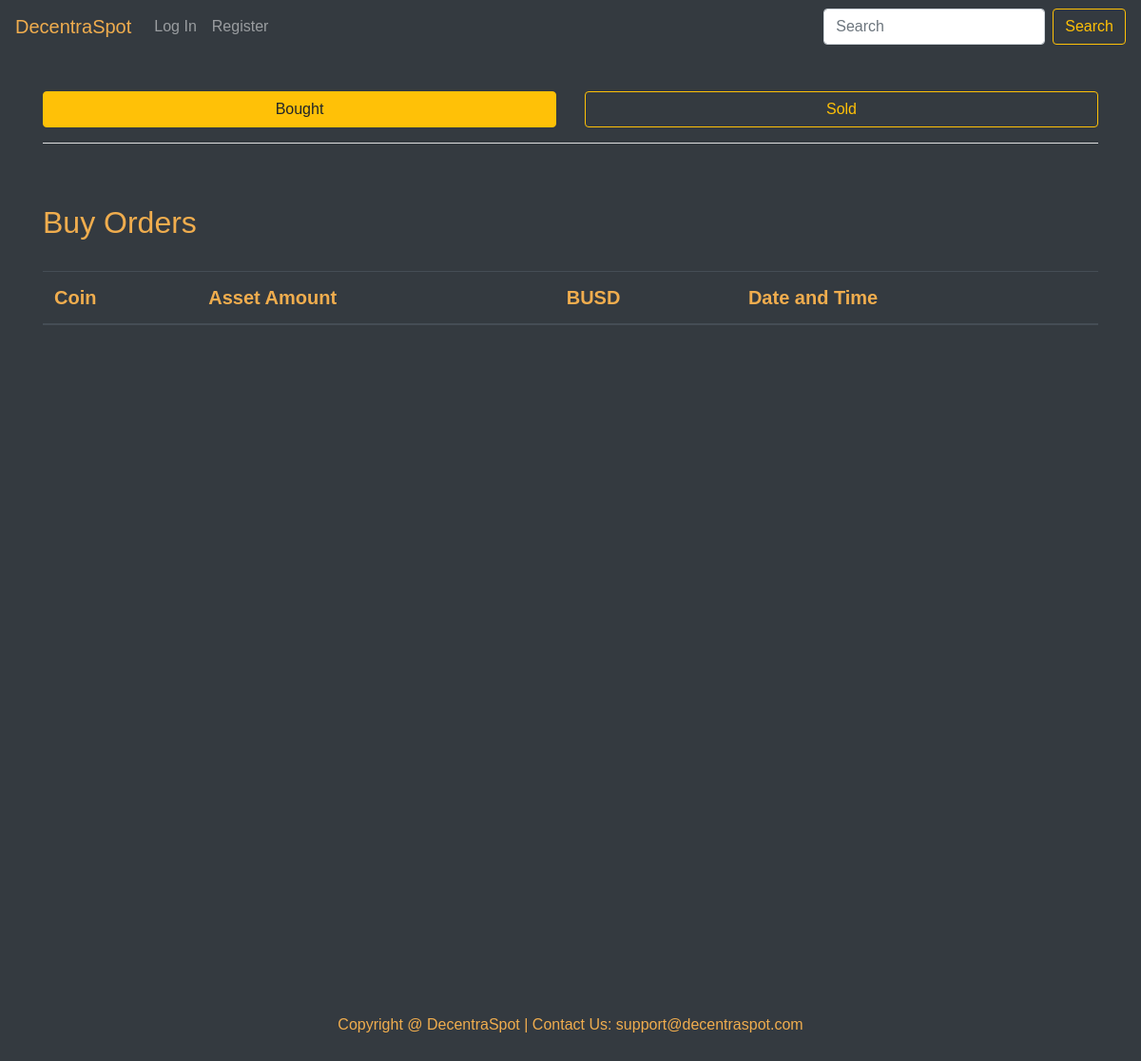
The app's page /order/levi, older data.
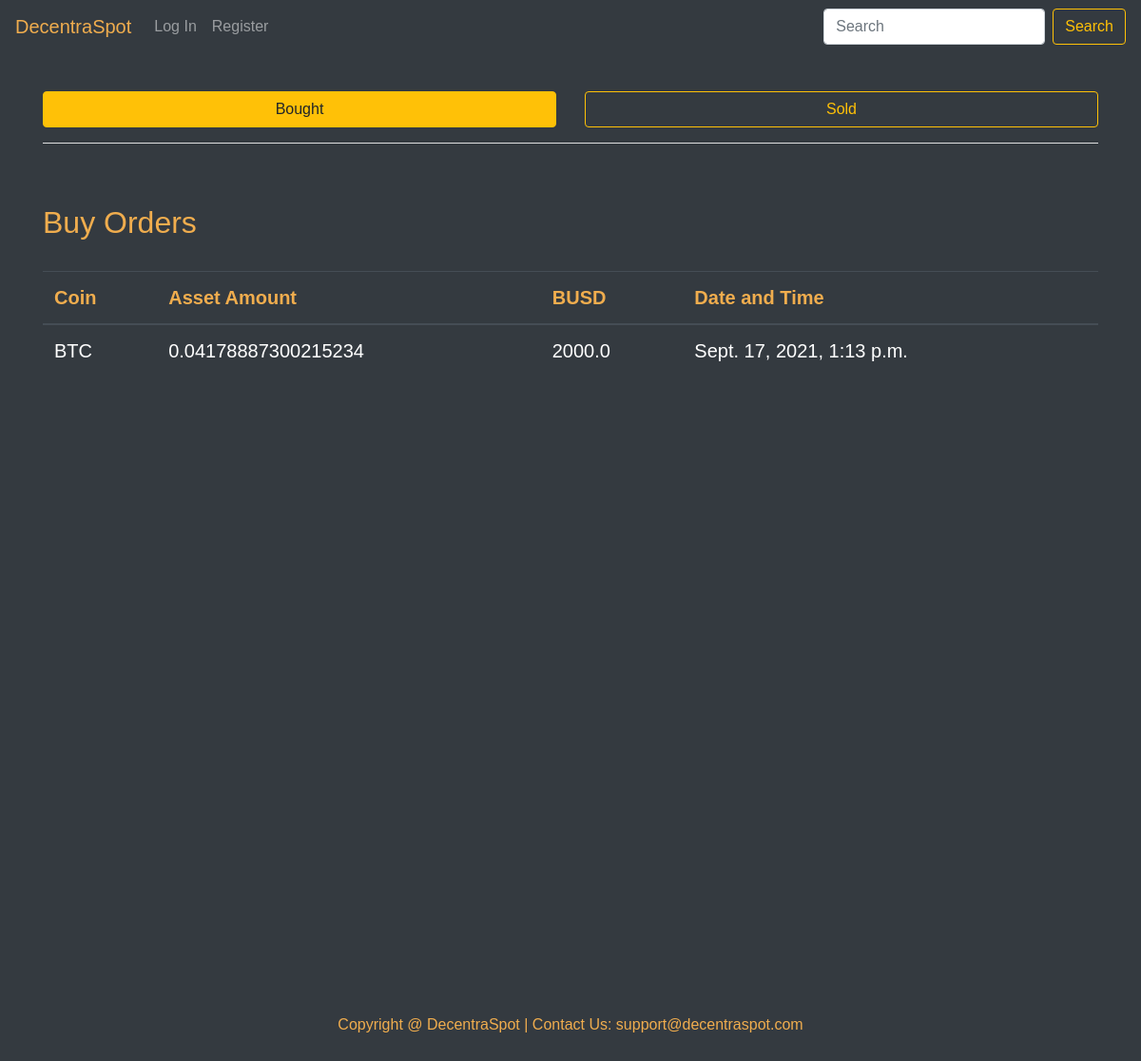
The same page, newer data.
### exchange/models.py (models this page shows, shortened)
class Orders(models.Model):
    user=models.CharField(max_length=32)
    status=models.CharField(max_length=4)
    asset=models.CharField(max_length=4)
    asset_amount=models.CharField(max_length=4)
    busd_amount=models.FloatField()
    time=models.DateTimeField(auto_now_add=True)

### exchange/views.py (the view)
# urls.py: path('order/<str:username>', views.order, name='order'),
def order(request, username):
    if request.method == 'GET':
        try:
            buy_orders=Orders.objects.filter(user=username, status='buy').order_by('-time')
            sell_orders=Orders.objects.filter(user=username, status='sell').order_by('-time')
            return render(request, 'exchange/orders.html', {
                'buy_orders':buy_orders,
                'sell_orders':sell_orders
            })
        except Orders.DoesNotExist:
            return HttpResponse("Error: Order doesn't exist")

### exchange/templates/exchange/orders.html (shortened to what this page needs)
{% extends "exchange/layout.html" %}
{% load static %}
{% block body %}
<div style="height:1000px; padding-top:40px" class="bg-dark text-white">
<div class="container">
<div class="row">
    <div class="col-sm-6">
        <button id="btn1" class="btn btn-block btn-outline-warning">Bought</button>
    </div>
    <div class="col-sm-6">
        <button id="btn2" class="btn btn-block btn-outline-warning">Sold</button>
    </div>
</div><hr class="bg-light"><br><br>
<div id="buy-view">
<h2 style="color: #f0ad4e;">Buy Orders</h2><br>
<div style="font-size:20px;" class="table-responsive">
    <table class="table table-dark table-hover">
        <thead style="color: #f0ad4e;">
            <tr>
                <th scope="col">Coin</th>
                <th scope="col">Asset Amount</th>
                <th scope="col">BUSD</th>
                <th scope="col">Date and Time</th>
            </tr>
        </thead>
        <tbody>
            {% for n in buy_orders %}
            <tr>
                <td>{{ n.asset.upper }}</td>
                <td>{{ n.asset_amount }}</td>
                <td>{{ n.busd_amount }}</td>
                <td>{{ n.time }}</td>
            </tr>
            {% endfor %}
        </tbody>
    </table>
</div></div>
</div>
</div>
{% endblock %}

Row changes from the older to the newer data that the page shows:
added Orders: asset "BTC", asset_amount "0.04178887300215234", busd_amount "2000.0", time "Sept. 17, 2021, 1:13 p.m."
